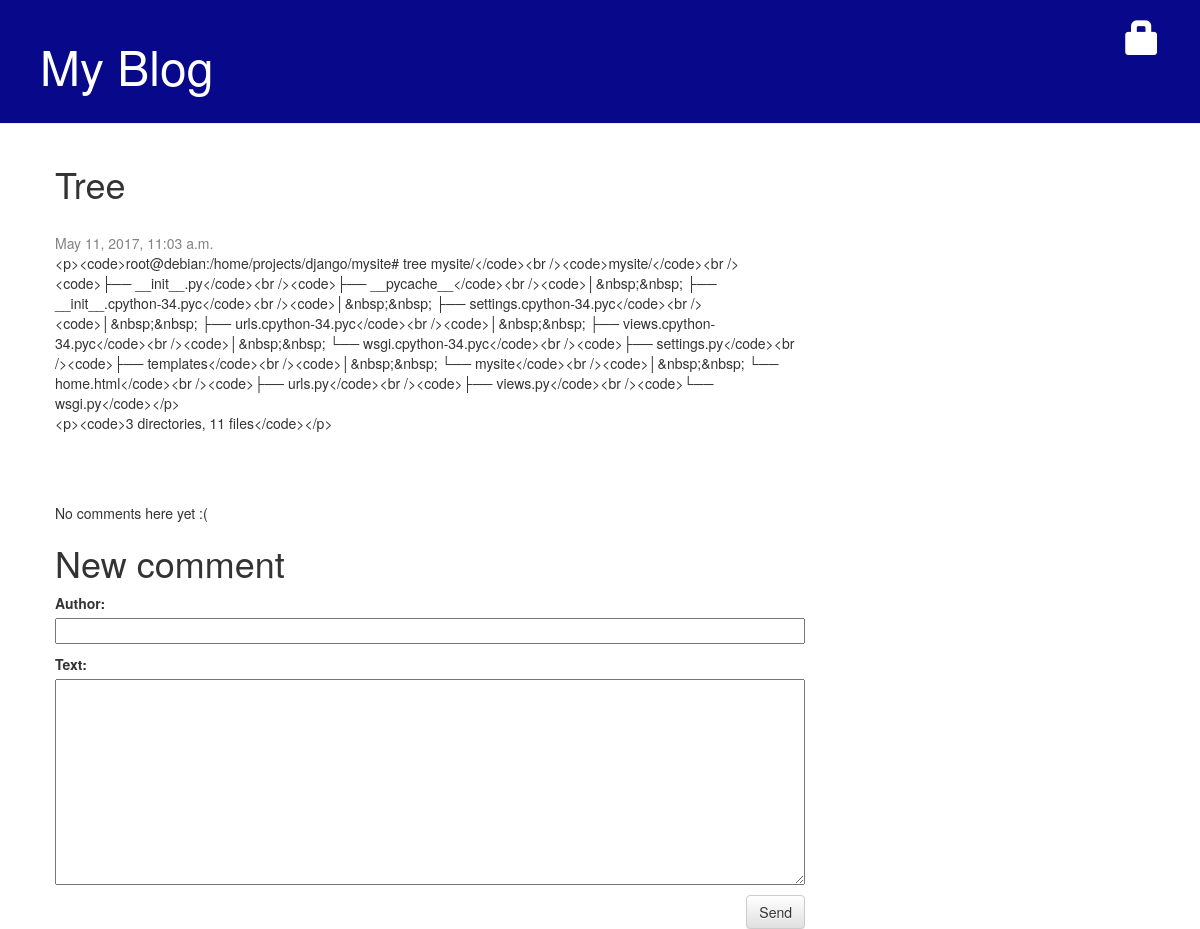
Before: /blog/post/6/comment/ with the older database file.
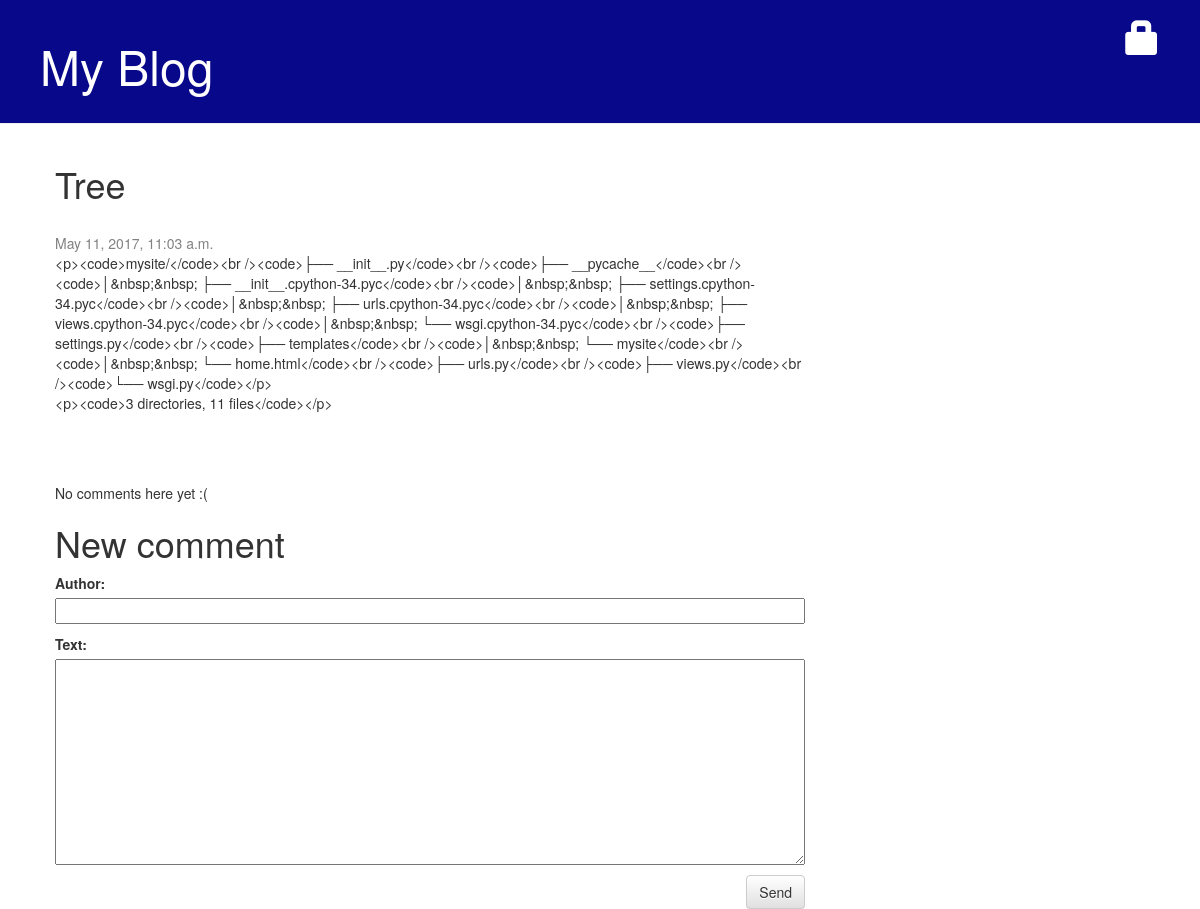
After: the same page with the newer database file.
### blog/models.py (models this page shows, shortened)
class Post(models.Model):
    author = models.ForeignKey('auth.User')
    title = models.CharField(max_length=200)
    text = models.TextField()
    created_date = models.DateTimeField(
            default=timezone.now)
    published_date = models.DateTimeField(
            blank=True, null=True)
    tags = models.ManyToManyField(Tag, related_name='tags')

### blog/views.py (the view)
# urls.py: url(r'^post/(?P<pk>\d+)/comment/$', views.add_comment_to_post, name='add_comment_to_post'),
def add_comment_to_post(request, pk):
    post = get_object_or_404(Post, pk=pk)
    if request.method == "POST":
        form = CommentForm(request.POST)
        if form.is_valid():
            comment = form.save(commit=False)
            comment.post = post
            comment.save()
            return redirect('post_detail', pk=post.pk)
    else:
        form = CommentForm()
    return render(request, 'blog/add_comment_to_post.html', {'form': form, 'post': post})

### blog/forms.py
class CommentForm(forms.ModelForm):
    class Meta:
        model = Comment
        fields = ('author', 'text',)

### blog/templates/blog/add_comment_to_post.html
{% extends 'blog/base.html' %}
{% block content %}
	<div class="post">
	    	<h1>{{ post.title }}</h1>
		<br/>
		{% if post.published_date %}
		    <div class="date">
	                {{ post.published_date }}
	            </div>
	        {% endif %}
        	<p>{{ post.text|linebreaksbr }}</p>
	</div>
{% for comment in post.comments.all %}
    <div class="comment">
        <div class="date">{{ comment.created_date }}</div>
        <strong>{{ comment.author }}</strong>
        <p>{{ comment.text|linebreaks }}</p>
    </div>
{% empty %}
    <p>No comments here yet :(</p>
{% endfor %}
    <h1>New comment</h1>
    <form method="POST" class="post-form">{% csrf_token %}
        {{ form.as_p }}
        <button type="submit" class="save btn btn-default">Send</button>
    </form>
{% endblock %}

Changed rows visible on the page:
changed Post "Tree": text "<p><code>root@debian:/home/projects/django/mysite# tree mysite/</code><br /><code>mysite/</code><br /><code>├── __init__.py</code><br /><code>├── __pycache__</code><br…" → "<p><code>mysite/</code><br /><code>├── __init__.py</code><br /><code>├── __pycache__</code><br…"
